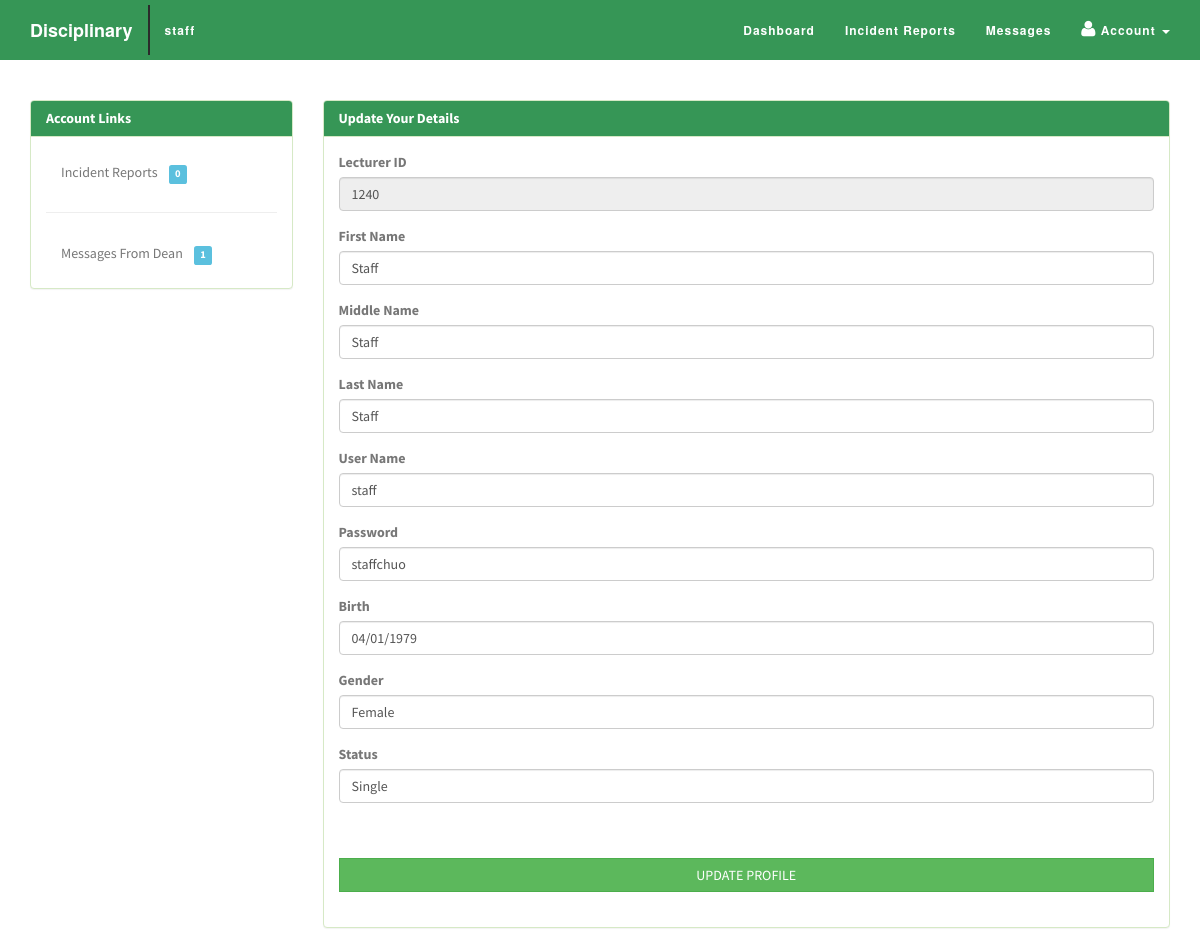
/staff/profile.php (signed in), run on the app's committed database.
### tables this page shows
CREATE TABLE IF NOT EXISTS `staff` (
  `id` int(255) NOT NULL AUTO_INCREMENT,
  `lecid` varchar(150) NOT NULL,
  `username` varchar(150) NOT NULL,
  `password` varchar(150) NOT NULL,
  `fname` varchar(150) NOT NULL,
  `mname` varchar(150) NOT NULL,
  `lname` varchar(150) NOT NULL,
  `occupation` varchar(150) NOT NULL,
  `birth` varchar(150) NOT NULL,
  `gender` varchar(150) NOT NULL,
  `status` varchar(150) NOT NULL,
  `usertype` varchar(150) NOT NULL,
  PRIMARY KEY (`id`)
);

### staff/profile.php (the view, shortened to what this page needs)
<?php
$username = $_SESSION['username'];
$result = mysql_query("SELECT * FROM staff WHERE username='$username'");
while($row = mysql_fetch_array($result))
  {
	$uname=$row['username'];
	$password=$row['password'];
	$lecid=$row['lecid'];
	$fname=$row['fname'];
	$mname=$row['mname'];
	$lname=$row['lname'];
	$birth=$row['birth'];
	$gender=$row['gender'];
	$status=$row['status'];
  }
?>
<?php
extract($_POST);
?>
<!DOCTYPE html>
<html lang="en-US" class="no-js">
	<head>
		<link rel="stylesheet" href="../css/bootstrap.css">
		<link rel="stylesheet" href="../css/bootstrap.min.css">
		<link rel="stylesheet" href="../css/font-awesome.css">
		<link rel="stylesheet" href="../css/font-awesome.min.css">
		<link rel="stylesheet" href="../css/animate.min.css">
		<link rel="stylesheet" href="../css/bootstrapValidator.min.css">
		<link rel="stylesheet" href="../css/student.css">
     </head>
<body>
     <div class="navbar navbar-default navbar-fixed-top">
        <div class="container">
            <div class="navbar-header">
                <a class="navbar-brand"> Disciplinary</a>
            </div>
            <div class="collapse navbar-collapse novelist-nav">
			   <ul class="nav navbar-nav navbar-left">
                    <li>
                        <a class="user"><?php
			   $username =$_SESSION['username'];
			   $result = mysql_query("SELECT * FROM staff WHERE username='$username'");
			   while($row = mysql_fetch_array($result))
						{
						echo $row['username'];
						} ?></a>
                    </li>
				</ul>
                <ul class="nav navbar-nav navbar-right">
                    <li>
                        <a href="../staff/">Dashboard</a>
                    </li>
                    <li>
                        <a href="incidentlist.php">Incident Reports</a>
                    </li>
                    <li>
                        <a href="message.php">Messages</a>
                    </li>
					<li class="dropdown user-dropdown">
              <a href="#" class="dropdown-toggle" data-toggle="dropdown"><i class="fa fa-user"></i>&nbsp;Account<b>
			  </b> <b class="caret"></b></a>
            </li>
                </ul>
            </div>
        </div>
    </div>
	 <section class="student" id="student">
     <div class="container">
		  <div class="row">
			 <div id="sidebar" class="col-md-3">
				<div class="panel panel-success">
					<div class="panel-heading">
						<h5 class="panel-title">Account Links</h5>
					</div>
					<div id="sidenav" class="panel-body">
					   <ul class="list-unstyled nav sidenav">
					     <li><a href="incidentlist.php">Incident Reports&nbsp;&nbsp;&nbsp;
						 <span class="label label-info">
						 <?php
						   $result = mysql_query("SELECT * FROM incident WHERE username='$username'");
						   $num_rows = mysql_num_rows($result);
						   echo $num_rows; ?>
						   </span>
			             </a></li>
						 <hr>
						 <li><a href="message.php">Messages From Dean&nbsp;&nbsp;&nbsp;
						 <span class="label label-info">
						 <?php
						   $result = mysql_query("SELECT * FROM message WHERE regno='$lecid'");
						   $num_rows = mysql_num_rows($result);
						   echo $num_rows; ?>
						   </span>
						</a></li>
					  </ul>
					</div>
				</div>
			</div>
			<div class="col-md-9">
	         <div id="welcome" class="panel panel-success">
			   <div class="panel-heading">
				  <h3 class="panel-title">Update Your Details</h3>
			   </div>
			   <div class="panel-body">
			    <form role="form" method="post" id="editform">
				  <div class="form-group">
				    <label>Lecturer ID</label>
					<input name="lecid" type="text" value="<?php echo $lecid?>" class="form-control" readonly="readonly">
				  </div>
				  <div class="form-group">
				    <label>First Name</label>
					<input name="fname" type="text" value="<?php echo $fname?>" class="form-control">
				  </div>
				  <div class="form-group">
				    <label>Middle Name</label>
					<input name="mname" type="text" value="<?php echo $mname?>" class="form-control">
				  </div>
				  <div class="form-group">
				    <label>Last Name</label>
					<input name="lname" type="text" value="<?php echo $lname?>" class="form-control">
				  </div>
				  <div class="form-group">
				    <label>User Name</label>
					<input name="uname" type="text" value="<?php echo $uname?>" class="form-control">
				  </div>
				  <div class="form-group">
				    <label>Password</label>
					<input name="password" type="text" value="<?php echo $password?>" class="form-control">
				  </div>
				  <div class="form-group">
				    <label>Birth</label>
					<input name="birth" type="text" value="<?php echo $birth?>" class="form-control">
				  </div>
				  <div class="form-group">
				    <label>Gender</label>
					<input name="gender" type="text" value="<?php echo $gender?>" class="form-control">
				  </div>
				  <div class="form-group">
				    <label>Status</label>
					<input name="status" type="text" value="<?php echo $status?>" class="form-control">
				  </div>
				  <div>
				  <br/><br/>
				  <button type="submit" name="edit" class="btn btn-large btn-success full-width">UPDATE PROFILE</button><br/><br/>
				  </div>
				</form>
			   </div>
			   </div>
			  </div>
			 </div>
			</div>
		  	</section>
</body>
</html>

### css/student.css (style rules this page uses)
html, body { height: 100%; width: 100%; font-family: 'Source Sans Pro', Helvetica, Arial, sans-serif; color: #FFFFFF; }
a:link,a:visited { outline: 0; }
h1, h2, h3, h4, h5, h6 { color: #777; font-weight: 300; }
.navbar { font-family: Montserrat,"Helvetica Neue",Helvetica,Arial,sans-serif; font-weight: 700; background: #369656; padding: 5px 0; float:none; text-align: center; vertical-align: middle; -webkit-transition: padding .3s; -moz-transition: padding .3s; transition: padding .3s; }
.navbar .nav li a { color: #FFFFFF; font-size: 12px; }
.navbar .nav li a i { color: #FFFFFF; font-size: 18px; }
.navbar .nav li .user { color: #FFFFFF; font-size: 12px; border-left: 2px solid #2b2b2b; }
.navbar .navbar-nav { letter-spacing: 1px; }
.navbar-default, .navbar-inverse { border: 0; }
.navbar-fixed-top .navbar-brand { font-weight: 700; color: #fff; -webkit-transition: all .3s; -moz-transition: all .3s; transition: all .3s; }
.student { background: #fff; padding-top: 100px; overflow:hidden; color: #777; }
.student .panel .panel-heading { background: #369656; color: #fff; }
.student .panel .panel-heading .panel-title { font-size: 14px; font-weight: 700; }
.student .panel .panel-body { color: #777; font-weight: 400; }
.student .panel .panel-body ul li a { text-decoration: none; color: #777; font-weight: 400; }
.full-width { width: 100%; border-radius: 0px; }
.student .col-md-9 { color: #777; font-weight: 400; }

### data on the page
staff: username "staff", lecid "1240", fname "Staff", mname "Staff", lname "Staff", uname "staff", password "staffchuo", birth "04/01/1979", gender "Female", status "Single"

### other printed values
$num_rows "0"
$num_rows "1"
